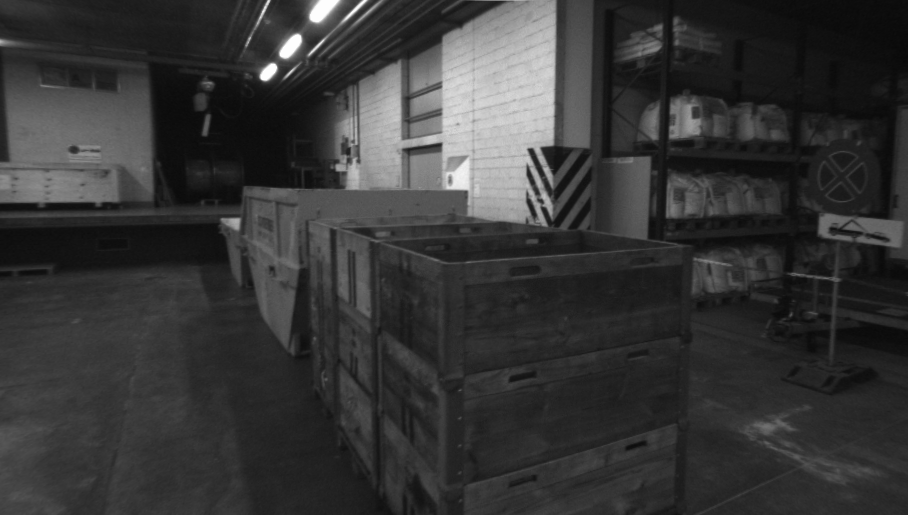
#> input picture data/non-rectified/01/im0.png, 908 x 515 px
$ python main.py   (older library calls are emulated)
#> lines starting #> are read from the running program, lines starting #| are printed output that depends on the picture; long printed decimals are rounded
import numpy as np
from scipy import linalg
import scipy.misc
from math import pow, sqrt
import cv2
import argparse
from matplotlib import pyplot as plt
import os
import re

# [5 lines left out: function load_points, not called in this run]

def pointsBySIFT(dir1='./data/non-rectified/01/im0.png', dir2='./data/non-rectified/01/im1.png', matcher_choice='bf', filter_points=False, dist_threshold=0.2):
    sift = cv2.xfeatures2d.SIFT_create()
    img1 = cv2.imread(dir1)
    img2 = cv2.imread(dir2)

    (kps1, descs1) = sift.detectAndCompute(img1, None)
    (kps2, descs2) = sift.detectAndCompute(img2, None)

    print("Number of points detected by SIFT: ", len(kps1))

    matcher = None
    if matcher_choice == 'bf':
        matcher = cv2.BFMatcher()
    elif matcher_choice == 'flann':
        FLANN_INDEX_KDTREE = 0
        index_params = dict(algorithm=FLANN_INDEX_KDTREE, trees=5)
        search_params = dict(checks=50)
        matcher = cv2.FlannBasedMatcher(index_params, search_params)

    matches = matcher.knnMatch(descs1, descs2, k=2)

    good = []
    if filter_points:
        for m,n in matches:
            if m.distance < dist_threshold*n.distance:
                good.append([m])
        matches = good

    x1 = np.float32([kps1[m[0].queryIdx].pt for m in matches]).reshape(-1,2)
    x2 = np.float32([kps2[m[0].trainIdx].pt for m in matches]).reshape(-1,2)

    x1 = np.insert(x1, x1.shape[1], 1.0, axis=1)
    x2 = np.insert(x2, x2.shape[1], 1.0, axis=1)

    x1 = x1.T
    x2 = x2.T

    return x1, x2

def compute_transformation(x1, x2):
    n = x1.shape[1]
    if x2.shape[1] != n:
        raise ValueError("Number of points do not match.")

    # Normalized image coordinates
    x1 /= x1[2]
    x2 /= x2[2]
    mean1 = np.mean(x1[:2], axis=1)
    mean2 = np.mean(x2[:2], axis=1)

    dist_sum = 0.0
    for i in range(n):
        dist_sum += pow((x1[0,i]-mean1[0]),2) + pow((x1[1,i]-mean1[1]),2)
        dist_sum += pow((x2[0,i]-mean2[0]),2) + pow((x2[1,i]-mean2[1]),2)

    S = 1 / sqrt(dist_sum/(2*2*n))

    T1 = np.array([[S,0,-S*mean1[0]],[0,S,-S*mean1[1]],[0,0,1]])
    T2 = np.array([[S,0,-S*mean2[0]],[0,S,-S*mean2[1]],[0,0,1]])

    return T1, T2

def compute_fundamental(x1, x2):
    """
    Computes the fundamental matrix from corresponding points
    (x1,x2 3*n arrays) using the 8 point algorithm.
    Each row in the A matrix below is constructed as
    [x'*x, x'*y, x', y'*x, y'*y, y', x, y, 1]
    """

    n = x1.shape[1]
    if x2.shape[1] != n:
        raise ValueError("Number of points do not match.")

    # Build matrix for equations
    A = np.zeros((n,9))

    for i in range(n):
        A[i] = [
            x1[0,i]*x2[0,i], x1[1,i]*x2[0,i], x1[2,i]*x2[0,i],
            x1[0,i]*x2[1,i], x1[1,i]*x2[1,i], x1[2,i]*x2[1,i],
            x1[0,i]*x2[2,i], x1[1,i]*x2[2,i], x1[2,i]*x2[2,i]
        ]

    # Compute linear least square solution
    U, S, V = linalg.svd(A)
    F = V[-1].reshape(3,3)

    # Constrain F: make rank 2 by zeroing out last singullar value
    U, S, V = linalg.svd(F)
    S[2] = 0
    F = np.dot(U, np.dot(np.diag(S), V))

    return F / F[2,2]

def compute_fundamental_normalized(x1, x2):
    """
    Computes the fundamental matrix from corresponding points
    (x1,x2 3*n arrays) using the normalized 8 point algorithm.
    """

    n = x1.shape[1]
    if x2.shape[1] != n:
        raise ValueError("Number of points do not match.")

    T1, T2 = compute_transformation(x1, x2)

    x1 = np.dot(T1, x1)
    x2 = np.dot(T2, x2)

    # Compute F with the normalized coordinates
    F = compute_fundamental(x1, x2)

    # De-normalization
    F = np.dot(T2.T, np.dot(F, T1))

    return F / F[2,2]

class RansacModel(object):
    def __init__(self, debug=True, return_all=True):
        self.debug = debug
        self.return_all = return_all

    # [34 lines left out: functions fit, get_error, F_from_ransac, not called in this run]

def my_print(mat):
    for r in mat:
        print(r)

# [12 lines left out: function drawlines, not called in this run]

def drawEpilines(img1,img2,pts1,pts2,F):
    # Rectify images
    ret, h1, h2 = cv2.stereoRectifyUncalibrated(pts1, pts2, F, (img1.shape[1], img1.shape[0]))

    img1_ = img1.copy()
    img2_ = img2.copy()

    # Calculate and draw the epiplines in img1
    lines1 = cv2.computeCorrespondEpilines(pts2, 2, F)
    lines1 = lines1.reshape(-1,3)
    imgLeft = drawlines(img1_,lines1,pts1,pts2)

    # Calculate and draw the epiplines in img2
    lines2 = cv2.computeCorrespondEpilines(pts1, 1, F)
    lines2 = lines2.reshape(-1,3)
    imgRight = drawlines(img2_,lines2,pts2,pts1)

    imgLeftRectified = cv2.warpPerspective(imgLeft, h1, (img1.shape[1], img1.shape[0]))
    imgRightRectified = cv2.warpPerspective(imgRight, h2, (img2.shape[1], img2.shape[0]))

    imgLeftRectifiedNoEpi = cv2.warpPerspective(img1, h1, (img1.shape[1], img1.shape[0]))
    imgRightRectifiedNoEpi = cv2.warpPerspective(img2, h2, (img2.shape[1], img2.shape[0]))

    return imgLeft, imgRight, imgLeftRectified, imgRightRectified, imgLeftRectifiedNoEpi, imgRightRectifiedNoEpi

# [9 lines left out: function findAverageError, not called in this run]

def main():
    parser = argparse.ArgumentParser()

    parser.add_argument('--manual', action='store_true', default=False)
    parser.add_argument('--dir_x1', type=str)
    parser.add_argument('--dir_x2', type=str)

    parser.add_argument('--dir_img1', type=str, default='./data/non-rectified/01/im0.png')
    parser.add_argument('--dir_img2', type=str, default='./data/non-rectified/01/im1.png')
    parser.add_argument('--point_matcher', type=str, choices=['bf', 'flann'], default='bf')
    parser.add_argument('--filter_points', action='store_true', default=False)
    parser.add_argument('--dist_threshold', type=float, default=0.2)
    parser.add_argument('--use_ransac', action='store_true', default=False)
    parser.add_argument('--min_data', type=int)
    parser.add_argument('--min_close_data', type=int)
    parser.add_argument('--max_iteration', type=int)
    parser.add_argument('--max_error', type=float)
    parser.add_argument('--use_manual_baseline', action='store_true', default=False,
                        help='Impose RANSAC rejection by the average error found with 8 manual points')
    parser.add_argument('--save_result', action='store_true', default=False)
    parser.add_argument('--result_id', type=int)
    args = parser.parse_args()

    if args.manual:
        x1 = load_points(args.dir_x1)
        x2 = load_points(args.dir_x2)

        print("Testing x1:")
        my_print(x1.T)
        print("Testing x2:")
        my_print(x2.T)

    else:
        x1, x2 = pointsBySIFT(args.dir_img1, args.dir_img2, matcher_choice=args.point_matcher, filter_points=args.filter_points, dist_threshold=args.dist_threshold)
#> in pointsBySIFT, img1 is the input picture: shape (515, 908, 3); min 8, max 253, mean 54.3
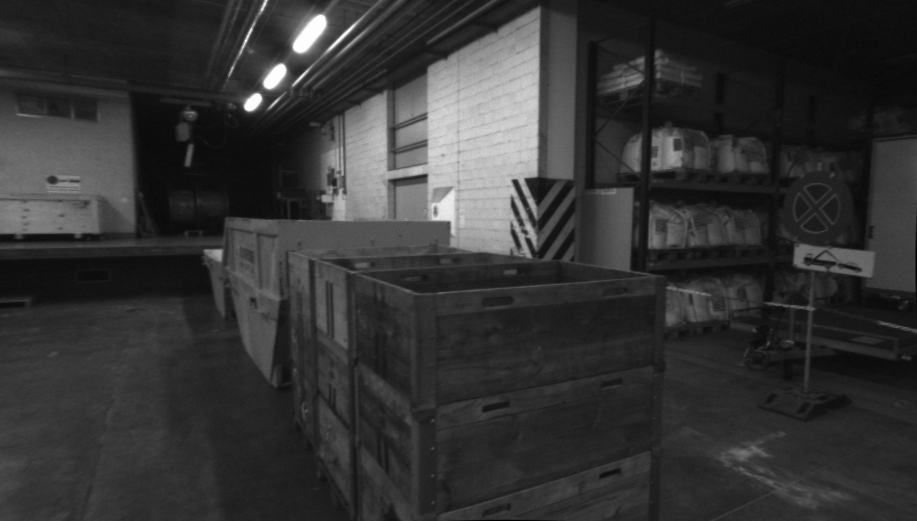
#> input picture data/non-rectified/01/im1.png, 917 x 521 px
#> in pointsBySIFT, img2 is the input picture: shape (521, 917, 3); min 0, max 253, mean 52.2
#> in pointsBySIFT, `(kps1, descs1) = sift.detectAndCompute(img1, None)`: kps1 = 532 keypoints; strongest (x, y, size): (268, 73, 10.9), (291, 46, 14), (318, 14, 12.7), (263, 11, 2.6)
#> in pointsBySIFT, `(kps2, descs2) = sift.detectAndCompute(img2, None)`: kps2 = 530 keypoints; strongest (x, y, size): (252, 103, 11.3), (275, 76, 14.7), (475, 146, 112.6), (246, 40, 2.4)
#| Number of points detected by SIFT:  532
#> in pointsBySIFT, `matches = matcher.knnMatch(descs1, descs2, k=2)`: matches = 532 matches
#> in pointsBySIFT, `x1 = np.float32([kps1[m[0].queryIdx].pt for m in matches]).reshape(-1,2)`: x1 = 532 pairs, first value 12.6 to 883.2, second value 7.12 to 500.4
#> in pointsBySIFT, `x2 = np.float32([kps2[m[0].trainIdx].pt for m in matches]).reshape(-1,2)`: x2 = 532 pairs, first value 24.41 to 913.9, second value 2.57 to 502.4
#> in pointsBySIFT, `x1 = np.insert(x1, x1.shape[1], 1.0, axis=1)`: x1 = 532 rows, first 8: [12.6, 185, 1], [14.36, 191.5, 1], [15.69, 143.9, 1], [15.84, 178.5, 1], [15.84, 178.5, 1], [23.3, 168.7, 1], [37.87, 168.8, 1], [43.67, 82.44, 1]
#> in pointsBySIFT, `x2 = np.insert(x2, x2.shape[1], 1.0, axis=1)`: x2 = 532 rows, first 8: [511.4, 251.5, 1], [61.56, 215.5, 1], [406.1, 219.4, 1], [252.8, 300.1, 1], [61.56, 215.5, 1], [60.09, 200.6, 1], [60.09, 200.6, 1], [268.1, 2.57, 1]
        print("Number of points used as good matches: ", x1.shape[1])
#| Number of points used as good matches:  532

    if args.use_ransac:
        n = args.min_data
        k = args.max_iteration
        t = args.max_error
        d = args.min_close_data

        avg_8pts_err = None
        if args.use_manual_baseline:
            x1_manual = load_points(args.dir_x1)
            x2_manual = load_points(args.dir_x2)
            avg_8pts_err = findAverageError(x1_manual, x2_manual)

        model = RansacModel(debug=False, return_all=True)
        F_ransac, data_ransac = F_from_ransac(x1, x2, model, n, k, t, d, debug=model.debug, return_all=model.return_all, avg_err=avg_8pts_err)

        N_in = len(data_ransac)
        print('\nNumber of inliers: ', N_in)
        if N_in == x1.shape[1]:
            print("RANSAC failed: did not meet fit acceptance criteria")
        else:
            print("RANSAC succeeded")

        x1_inliers = x1[:, data_ransac]
        x2_inliers = x2[:, data_ransac]

        x1_best8 = x1[:, data_ransac[:8]]
        x2_best8 = x2[:, data_ransac[:8]]
    else:
        x1_inliers = x1_best8 = x1
        x2_inliers = x2_best8 = x2
        N_in = 8

    print("\n---------------Matrix results---------------")

    print("")
    print("\n---1. By OpenCV function---")

    print("\n(1a) F_cv with best 8 points:")
    F_cv_best8, mask = cv2. findFundamentalMat(x1_best8.T, x2_best8.T, 2) # 2 --> 8-point algorithm
#> F_cv_best8 = [[5.13e-06, 3.91e-05, -0.0027], [-7.39e-05, 8.51e-05, -0.0298], [0.00708, 0.00935, 1]]; mask = 532 values from 1 to 1
    my_print(F_cv_best8)
#> the loop in my_print, `for r in mat:` made 3 passes
#| [ 5.12948586e-06  3.91316899e-05 -2.69752934e-03]
#| [-7.39267994e-05  8.50723518e-05 -2.97874748e-02]
#| [0.007076 0.009354 1.        ]

    print("\n(1b) F_cv with all {} inliers:".format(N_in))
    F_cv_all, mask = cv2.findFundamentalMat(x1_inliers.T, x2_inliers.T, 2) # 2 --> 8-point algorithm
#> F_cv_all has the same summary as F_cv_best8
    my_print(F_cv_all)
#> the loop in my_print (call 2), `for r in mat:` made 3 passes
#| [ 5.12948586e-06  3.91316899e-05 -2.69752934e-03]
#| [-7.39267994e-05  8.50723518e-05 -2.97874748e-02]
#| [0.007076 0.009354 1.        ]

    print("")
    print("\n---2. With normalization---")

    print("\n(2a) F_norm with best 8 points:")
    F_norm_best8 = compute_fundamental_normalized(x1_best8, x2_best8)
#> in compute_transformation, `mean1 = np.mean(x1[:2], axis=1)`: mean1 = [468.9, 176.4]
#> in compute_transformation, `mean2 = np.mean(x2[:2], axis=1)`: mean2 = [450, 196.2]
#> the loop in compute_transformation, `for i in range(n):` made 532 passes
#> dist_sum on passes 1 to 3: 215120.7, 573252.4, 782185.8
#> after the loop in compute_transformation, `for i in range(n):`: dist_sum = 55735869.6
#> in compute_transformation, `S = 1 / sqrt(dist_sum/(2*2*n))`: S = 0.00618
#> in compute_transformation, `T1 = np.array([[S,0,-S*mean1[0]],[0,S,-S*mean1[1]],[0,0,1]])`: T1 = [[0.00618, 0, -2.9], [0, 0.00618, -1.09], [0, 0, 1]]
#> in compute_transformation, `T2 = np.array([[S,0,-S*mean2[0]],[0,S,-S*mean2[1]],[0,0,1]])`: T2 = [[0.00618, 0, -2.78], [0, 0.00618, -1.21], [0, 0, 1]]
#> in compute_fundamental, `U, S, V = linalg.svd(A)`:
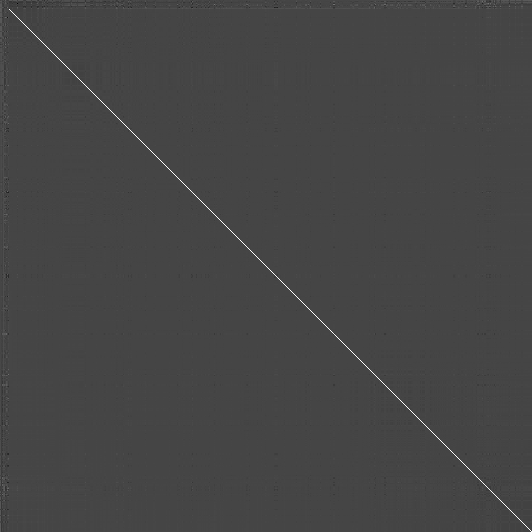
#> U: shape (532, 532) float64; min -0.375, max 0.997, mean 8.95e-05; drawn with min black and max white
#> in compute_fundamental, `U, S, V = linalg.svd(A)`: S = [55.45, 39.55, 20.97, 19.39, 16.49, 15.73, 9.96, 8.77, 6.66]
#> in compute_fundamental, `F = V[-1].reshape(3,3)`: F = [[-0.0229, -0.121, -0.0891], [0.208, -0.226, 0.707], [0.0688, -0.61, 0.0685]]
#> in compute_fundamental, `U, S, V = linalg.svd(F)`: U = [[-0.000837, -0.285, -0.959], [0.857, 0.494, -0.147], [0.515, -0.822, 0.244]]; S = [0.846, 0.533, 0.0083]; V = [[0.253, -0.601, 0.758], [0.0991, 0.796, 0.598], [0.962, 0.0759, -0.261]]
#> in compute_fundamental, `F = np.dot(U, np.dot(np.diag(S), V))`: F = [[-0.0152, -0.12, -0.0912], [0.209, -0.226, 0.707], [0.0669, -0.611, 0.069]]
#> in compute_fundamental_normalized, `F = compute_fundamental(x1, x2)`: F = [[-0.22, -1.74, -1.32], [3.03, -3.28, 10.24], [0.969, -8.84, 1]]
#> in compute_fundamental_normalized, `F = np.dot(T2.T, np.dot(F, T1))`: F = [[-8.42e-06, -6.65e-05, 0.00752], [0.000116, -0.000125, 0.031], [-0.0129, -0.000163, -1.64]]
#> F_norm_best8 = [[5.13e-06, 4.05e-05, -0.00458], [-7.06e-05, 7.62e-05, -0.0189], [0.00789, 9.9e-05, 1]]
    my_print(F_norm_best8)

    print("\n(2b) F_norm with all {} inliers:".format(N_in))
    F_norm_all = compute_fundamental_normalized(x1_inliers, x2_inliers)
#> the loop in compute_transformation (call 2), `for i in range(n):` made 532 passes
#> F_norm_all has the same summary as F_norm_best8
    my_print(F_norm_all)

    print("")
    print("\n---3. Without normalization---")

    print("\n(3a) F with best 8 points:")
    F_unnorm_best8 = compute_fundamental(x1_best8, x2_best8)
#> F_unnorm_best8 = [[1.22e-06, 1e-06, -0.000851], [4.08e-06, 2.14e-06, -0.00289], [-0.00142, -0.00101, 1]]
    my_print(F_unnorm_best8)

    print("\n(3b) F with all {} inliers:".format(N_in))
    F_unnorm_all = compute_fundamental(x1_inliers, x2_inliers)
#> F_unnorm_all has the same summary as F_unnorm_best8
    my_print(F_unnorm_all)

    # Find epilines corresponding to points in right image (second image) and
    # drawing its lines on left image

    img1 = cv2.imread(args.dir_img1)
    img2 = cv2.imread(args.dir_img2)

    imgCvBest8Left, imgCvBest8Right, imgCvBest8LeftRec, imgCvBest8RightRec, imgCvBest8LeftRecNE, imgCvBest8RightRecNE \
        = drawEpilines(img1, img2, x1_best8.T, x2_best8.T, F_cv_best8)
    imgCvAllLeft, imgCvAllRight, imgCvAllLeftRec, imgCvAllRightRec, imgCvAllLeftRecNE, imgCvAllRightRecNE \
        = drawEpilines(img1, img2, x1_inliers.T, x2_inliers.T, F_cv_all)

    imgNormBest8Left, imgNormBest8Right, imgNormBest8LeftRec, imgNormBest8RightRec, imgNormBest8LeftRecNE, imgNormBest8RightRecNE \
        = drawEpilines(img1, img2, x1_best8.T, x2_best8.T, F_norm_best8)
    imgNormAllLeft, imgNormAllRight, imgNormAllLeftRec, imgNormAllRightRec, imgNormAllLeftRecNE, imgNormAllRightRecNE \
        = drawEpilines(img1, img2, x1_inliers.T, x2_inliers.T, F_norm_all)

    imgUnnormBest8Left, imgUnnormBest8Right, imgUnnormBest8LeftRec, imgUnnormBest8RightRec, imgUnnormBest8LeftRecNE, imgUnnormBest8RightRecNE \
        = drawEpilines(img1, img2, x1_best8.T, x2_best8.T, F_unnorm_best8)
    imgUnnormAllLeft, imgUnnormAllRight, imgUnnormAllLeftRec, imgUnnormAllRightRec, imgUnnormAllLeftRecNE, imgUnnormAllRightRecNE \
        = drawEpilines(img1, img2, x1_inliers.T, x2_inliers.T, F_unnorm_all)

    f1= plt.figure(1)
    plt.subplot(2,2,1),plt.imshow(imgCvBest8Left),plt.title('CV/8Points/Left')
    plt.subplot(2,2,2),plt.imshow(imgCvBest8Right),plt.title('CV/8Points/Right')

    plt.subplot(2,2,3),plt.imshow(imgCvBest8LeftRec),plt.title('CV/AllPoints/Left/Rectified')
    plt.subplot(2,2,4),plt.imshow(imgCvBest8RightRec),plt.title('CV/AllPoints/Right/Rectified')
    f1.show()

    f11= plt.figure(11)
    plt.subplot(2,2,1),plt.imshow(imgCvAllLeft),plt.title('CV/AllPoints/Left')
    plt.subplot(2,2,2),plt.imshow(imgCvAllRight),plt.title('CV/AllPoints/Right')

    plt.subplot(2,2,3),plt.imshow(imgCvAllLeftRec),plt.title('CV/AllPoints/Left/Rectified')
    plt.subplot(2,2,4),plt.imshow(imgCvAllRightRec),plt.title('CV/AllPoints/Right/Rectified')
    f11.show()

    f2= plt.figure(2)
    plt.subplot(2,2,1),plt.imshow(imgNormBest8Left),plt.title('Normalized/8Points/Left')
    plt.subplot(2,2,2),plt.imshow(imgNormBest8Right),plt.title('Normalized/8Points/Right')

    plt.subplot(2,2,3),plt.imshow(imgNormBest8LeftRec),plt.title('Normalized/8Points/Left/Rectified')
    plt.subplot(2,2,4),plt.imshow(imgNormBest8RightRec),plt.title('Normalized/8Points/Right/Rectified')
    f2.show()

    f21 = plt.figure(21)
    plt.subplot(2,2,1),plt.imshow(imgNormAllLeft),plt.title('Normalized/AllPoints/Left')
    plt.subplot(2,2,2),plt.imshow(imgNormAllRight),plt.title('Normalized/AllPoints/Right')

    plt.subplot(2,2,3),plt.imshow(imgNormAllLeftRec),plt.title('Normalized/AllPoints/Left/Rectified')
    plt.subplot(2,2,4),plt.imshow(imgNormAllRightRec),plt.title('Normalized/AllPoints/Right/Rectified')
    f21.show()

    f3= plt.figure(3)
    plt.subplot(2,2,1),plt.imshow(imgUnnormBest8Left),plt.title('Unnormalized/8Points/Left')
    plt.subplot(2,2,2),plt.imshow(imgUnnormBest8Right),plt.title('Unnormalized/8Points/Right')

    plt.subplot(2,2,3),plt.imshow(imgUnnormBest8LeftRec),plt.title('Unnormalized/8Points/Left/Rectified')
    plt.subplot(2,2,4),plt.imshow(imgUnnormBest8RightRec),plt.title('Unnormalized/8Points/Right/Rectified')
    f3.show()

    f31 = plt.figure(31)
    plt.subplot(2,2,1),plt.imshow(imgUnnormAllLeft),plt.title('Unnormalized/AllPoints/Left')
    plt.subplot(2,2,2),plt.imshow(imgUnnormAllRight),plt.title('Unnormalized/AllPoints/Right')

    plt.subplot(2,2,3),plt.imshow(imgUnnormAllLeftRec),plt.title('Unnormalized/AllPoints/Left/Rectified')
    plt.subplot(2,2,4),plt.imshow(imgUnnormAllRightRec),plt.title('Unnormalized/AllPoints/Right/Rectified')
    f31.show()

    if args.save_result:
        # Save data
        result_id = args.result_id
        if result_id is None:
            dirs = os.listdir('results', )
            if isinstance(dirs, str):
                dirs = [dirs]

            result_id = 1
            if len(dirs) > 0:
                res = re.match('result\_([0-9]*).*', dirs[-1])
                if res is not None:
                    result_id = int(res.group(1)) + 1

        result_dir = 'results/result_{}/'.format(result_id)
        print('Result dir.: {}'.format(result_dir))

        try:
            os.makedirs(result_dir, exist_ok=True)
        except OSError as err:
            print(err)

        scipy.misc.imsave('{}/cv-best8-left.jpg'.format(result_dir), imgCvBest8Left)
        scipy.misc.imsave('{}/cv-best8-right.jpg'.format(result_dir), imgCvBest8Right)
        scipy.misc.imsave('{}/cv-best8-left-rec.jpg'.format(result_dir), imgCvBest8LeftRec)
        scipy.misc.imsave('{}/cv-best8-right-rec.jpg'.format(result_dir), imgCvBest8RightRec)
        scipy.misc.imsave('{}/cv-best8-left-rec-plain.jpg'.format(result_dir), imgCvBest8LeftRecNE)
        scipy.misc.imsave('{}/cv-best8-right-rec-plain.jpg'.format(result_dir), imgCvBest8RightRecNE)
        scipy.misc.imsave('{}/cv-all-left.jpg'.format(result_dir), imgCvAllLeft)
        scipy.misc.imsave('{}/cv-all-right.jpg'.format(result_dir), imgCvAllRight)
        scipy.misc.imsave('{}/cv-all-left-rec.jpg'.format(result_dir), imgCvAllLeftRec)
        scipy.misc.imsave('{}/cv-all-right-rec.jpg'.format(result_dir), imgCvAllRightRec)
        scipy.misc.imsave('{}/cv-all-left-rec-plain.jpg'.format(result_dir), imgCvAllLeftRecNE)
        scipy.misc.imsave('{}/cv-all-right-rec-plain.jpg'.format(result_dir), imgCvAllRightRecNE)
        f1.savefig('{}/cv-best8-fig.jpg'.format(result_dir), dpi=450)
        f11.savefig('{}/cv-all-fig.jpg'.format(result_dir), dpi=450)

        scipy.misc.imsave('{}/norm-best8-left.jpg'.format(result_dir), imgNormBest8Left)
        scipy.misc.imsave('{}/norm-best8-right.jpg'.format(result_dir), imgNormBest8Right)
        scipy.misc.imsave('{}/norm-best8-left-rec.jpg'.format(result_dir), imgNormBest8LeftRec)
        scipy.misc.imsave('{}/norm-best8-right-rec.jpg'.format(result_dir), imgNormBest8RightRec)
        scipy.misc.imsave('{}/norm-best8-left-rec-plain.jpg'.format(result_dir), imgNormBest8LeftRecNE)
        scipy.misc.imsave('{}/norm-best8-right-rec-plain.jpg'.format(result_dir), imgNormBest8RightRecNE)
        scipy.misc.imsave('{}/norm-all-left.jpg'.format(result_dir), imgNormAllLeft)
        scipy.misc.imsave('{}/norm-all-right.jpg'.format(result_dir), imgNormAllRight)
        scipy.misc.imsave('{}/norm-all-left-rec.jpg'.format(result_dir), imgNormAllLeftRec)
        scipy.misc.imsave('{}/norm-all-right-rec.jpg'.format(result_dir), imgNormAllRightRec)
        scipy.misc.imsave('{}/norm-all-left-rec-plain.jpg'.format(result_dir), imgNormAllLeftRecNE)
        scipy.misc.imsave('{}/norm-all-right-rec-plain.jpg'.format(result_dir), imgNormAllRightRecNE)
        f2.savefig('{}/norm-best8-fig.jpg'.format(result_dir), dpi=450)
        f21.savefig('{}/norm-all-fig.jpg'.format(result_dir), dpi=450)

        scipy.misc.imsave('{}/unnorm-best8-left.jpg'.format(result_dir), imgUnnormBest8Left)
        scipy.misc.imsave('{}/unnorm-best8-right.jpg'.format(result_dir), imgUnnormBest8Right)
        scipy.misc.imsave('{}/unnorm-best8-left-rec.jpg'.format(result_dir), imgUnnormBest8LeftRec)
        scipy.misc.imsave('{}/unnorm-best8-right-rec.jpg'.format(result_dir), imgUnnormBest8RightRec)
        scipy.misc.imsave('{}/unnorm-best8-left-rec-plain.jpg'.format(result_dir), imgUnnormBest8LeftRecNE)
        scipy.misc.imsave('{}/unnorm-best8-right-rec-plain.jpg'.format(result_dir), imgUnnormBest8RightRecNE)
        scipy.misc.imsave('{}/unnorm-all-left.jpg'.format(result_dir), imgUnnormAllLeft)
        scipy.misc.imsave('{}/unnorm-all-right.jpg'.format(result_dir), imgUnnormAllRight)
        scipy.misc.imsave('{}/unnorm-all-left-rec.jpg'.format(result_dir), imgUnnormAllLeftRec)
        scipy.misc.imsave('{}/unnorm-all-right-rec.jpg'.format(result_dir), imgUnnormAllRightRec)
        scipy.misc.imsave('{}/unnorm-all-left-rec-plain.jpg'.format(result_dir), imgUnnormAllLeftRecNE)
        scipy.misc.imsave('{}/unnorm-all-right-rec-plain.jpg'.format(result_dir), imgUnnormAllRightRecNE)
        f3.savefig('{}/unnorm-best8-fig.jpg'.format(result_dir), dpi=450)
        f31.savefig('{}/unnorm-all-fig.jpg'.format(result_dir), dpi=450)

        params = """dist_threshold: {}
max_iteration: {}
max_error: {}
use_manual_baseline: {}""".format(args.dist_threshold, args.max_iteration, args.max_error, args.use_manual_baseline)

        with open('{}/params.txt'.format(result_dir), 'w') as f:
            f.write(params)

        with open('results/index.txt', 'a') as f:
            f.write('{}: {}\n'.format(result_dir, params.replace('\n', ' ')))
    else:
        plt.waitforbuttonpress(0)

if __name__ == "__main__":
#> (the run stopped early here; a loop or call above may not have finished)
